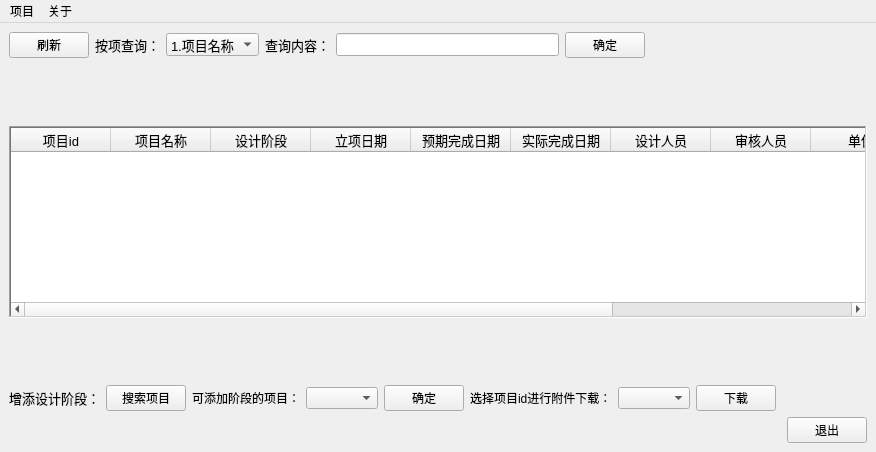
<?xml version="1.0" encoding="UTF-8"?>
<ui version="4.0">
 <class>MainWindow</class>
 <widget class="QMainWindow" name="MainWindow">
  <property name="geometry">
   <rect>
    <x>0</x>
    <y>0</y>
    <width>876</width>
    <height>452</height>
   </rect>
  </property>
  <property name="windowTitle">
   <string>项目管理系统</string>
  </property>
  <widget class="QWidget" name="centralwidget">
   <layout class="QVBoxLayout" name="verticalLayout">
    <item>
     <layout class="QHBoxLayout" name="horizontalLayout_2">
      <item>
       <widget class="QPushButton" name="pushButton_5">
        <property name="text">
         <string>刷新</string>
        </property>
       </widget>
      </item>
      <item>
       <widget class="QLabel" name="label">
        <property name="font">
         <font>
          <pointsize>10</pointsize>
         </font>
        </property>
        <property name="text">
         <string>按项查询：</string>
        </property>
        <property name="alignment">
         <set>Qt::AlignCenter</set>
        </property>
        <property name="buddy">
         <cstring>comboBox</cstring>
        </property>
       </widget>
      </item>
      <item>
       <widget class="QComboBox" name="comboBox">
        <property name="font">
         <font>
          <pointsize>10</pointsize>
         </font>
        </property>
        <property name="layoutDirection">
         <enum>Qt::LeftToRight</enum>
        </property>
        <item>
         <property name="text">
          <string>1.项目名称</string>
         </property>
        </item>
        <item>
         <property name="text">
          <string>2.设计阶段</string>
         </property>
        </item>
        <item>
         <property name="text">
          <string>3.设计人员</string>
         </property>
        </item>
        <item>
         <property name="text">
          <string>4.审核人员</string>
         </property>
        </item>
        <item>
         <property name="text">
          <string>5.超期项目</string>
         </property>
        </item>
        <item>
         <property name="text">
          <string>6.单位</string>
         </property>
        </item>
        <item>
         <property name="text">
          <string>7.地点</string>
         </property>
        </item>
       </widget>
      </item>
      <item>
       <widget class="QLabel" name="label_2">
        <property name="font">
         <font>
          <pointsize>10</pointsize>
         </font>
        </property>
        <property name="text">
         <string>查询内容：</string>
        </property>
        <property name="alignment">
         <set>Qt::AlignCenter</set>
        </property>
       </widget>
      </item>
      <item>
       <widget class="QLineEdit" name="lineEdit">
        <property name="font">
         <font>
          <pointsize>10</pointsize>
         </font>
        </property>
        <property name="alignment">
         <set>Qt::AlignCenter</set>
        </property>
       </widget>
      </item>
      <item>
       <widget class="QPushButton" name="pushButton_4">
        <property name="text">
         <string>确定</string>
        </property>
       </widget>
      </item>
      <item>
       <spacer name="horizontalSpacer">
        <property name="orientation">
         <enum>Qt::Horizontal</enum>
        </property>
        <property name="sizeHint" stdset="0">
         <size>
          <width>40</width>
          <height>20</height>
         </size>
        </property>
       </spacer>
      </item>
     </layout>
    </item>
    <item>
     <spacer name="verticalSpacer_2">
      <property name="orientation">
       <enum>Qt::Vertical</enum>
      </property>
      <property name="sizeHint" stdset="0">
       <size>
        <width>20</width>
        <height>33</height>
       </size>
      </property>
     </spacer>
    </item>
    <item>
     <widget class="QTreeWidget" name="treeWidget">
      <property name="font">
       <font>
        <pointsize>10</pointsize>
       </font>
      </property>
      <property name="mouseTracking">
       <bool>false</bool>
      </property>
      <property name="tabletTracking">
       <bool>false</bool>
      </property>
      <property name="layoutDirection">
       <enum>Qt::LeftToRight</enum>
      </property>
      <property name="autoFillBackground">
       <bool>false</bool>
      </property>
      <property name="inputMethodHints">
       <set>Qt::ImhNone</set>
      </property>
      <property name="frameShape">
       <enum>QFrame::WinPanel</enum>
      </property>
      <property name="frameShadow">
       <enum>QFrame::Sunken</enum>
      </property>
      <property name="sizeAdjustPolicy">
       <enum>QAbstractScrollArea::AdjustIgnored</enum>
      </property>
      <column>
       <property name="text">
        <string>项目id</string>
       </property>
       <property name="textAlignment">
        <set>AlignCenter</set>
       </property>
      </column>
      <column>
       <property name="text">
        <string>项目名称</string>
       </property>
       <property name="textAlignment">
        <set>AlignCenter</set>
       </property>
      </column>
      <column>
       <property name="text">
        <string>设计阶段</string>
       </property>
       <property name="textAlignment">
        <set>AlignCenter</set>
       </property>
      </column>
      <column>
       <property name="text">
        <string>立项日期</string>
       </property>
       <property name="textAlignment">
        <set>AlignCenter</set>
       </property>
      </column>
      <column>
       <property name="text">
        <string>预期完成日期</string>
       </property>
       <property name="textAlignment">
        <set>AlignCenter</set>
       </property>
      </column>
      <column>
       <property name="text">
        <string>实际完成日期</string>
       </property>
       <property name="textAlignment">
        <set>AlignCenter</set>
       </property>
      </column>
      <column>
       <property name="text">
        <string>设计人员</string>
       </property>
       <property name="textAlignment">
        <set>AlignCenter</set>
       </property>
      </column>
      <column>
       <property name="text">
        <string>审核人员</string>
       </property>
       <property name="textAlignment">
        <set>AlignCenter</set>
       </property>
      </column>
      <column>
       <property name="text">
        <string>单位</string>
       </property>
       <property name="textAlignment">
        <set>AlignCenter</set>
       </property>
      </column>
      <column>
       <property name="text">
        <string>电话</string>
       </property>
       <property name="textAlignment">
        <set>AlignCenter</set>
       </property>
      </column>
      <column>
       <property name="text">
        <string>地点</string>
       </property>
       <property name="textAlignment">
        <set>AlignCenter</set>
       </property>
      </column>
      <column>
       <property name="text">
        <string>工程概况</string>
       </property>
       <property name="textAlignment">
        <set>AlignCenter</set>
       </property>
      </column>
     </widget>
    </item>
    <item>
     <spacer name="verticalSpacer">
      <property name="orientation">
       <enum>Qt::Vertical</enum>
      </property>
      <property name="sizeHint" stdset="0">
       <size>
        <width>20</width>
        <height>50</height>
       </size>
      </property>
     </spacer>
    </item>
    <item>
     <layout class="QHBoxLayout" name="horizontalLayout">
      <item>
       <widget class="QLabel" name="label_3">
        <property name="font">
         <font>
          <pointsize>10</pointsize>
         </font>
        </property>
        <property name="text">
         <string>增添设计阶段：</string>
        </property>
        <property name="alignment">
         <set>Qt::AlignCenter</set>
        </property>
       </widget>
      </item>
      <item>
       <widget class="QPushButton" name="pushButton_3">
        <property name="text">
         <string>搜索项目</string>
        </property>
        <property name="checkable">
         <bool>false</bool>
        </property>
       </widget>
      </item>
      <item>
       <widget class="QLabel" name="label_4">
        <property name="text">
         <string>可添加阶段的项目：</string>
        </property>
       </widget>
      </item>
      <item>
       <widget class="QComboBox" name="comboBox_2">
        <property name="editable">
         <bool>false</bool>
        </property>
       </widget>
      </item>
      <item>
       <widget class="QPushButton" name="pushButton">
        <property name="text">
         <string>确定</string>
        </property>
       </widget>
      </item>
      <item>
       <widget class="QLabel" name="label_5">
        <property name="text">
         <string>选择项目id进行附件下载：</string>
        </property>
       </widget>
      </item>
      <item>
       <widget class="QComboBox" name="comboBox_3"/>
      </item>
      <item>
       <widget class="QPushButton" name="pushButton_6">
        <property name="text">
         <string>下载</string>
        </property>
       </widget>
      </item>
      <item>
       <spacer name="horizontalSpacer_2">
        <property name="orientation">
         <enum>Qt::Horizontal</enum>
        </property>
        <property name="sizeHint" stdset="0">
         <size>
          <width>40</width>
          <height>20</height>
         </size>
        </property>
       </spacer>
      </item>
     </layout>
    </item>
    <item>
     <layout class="QHBoxLayout" name="horizontalLayout_3">
      <item>
       <spacer name="horizontalSpacer_3">
        <property name="orientation">
         <enum>Qt::Horizontal</enum>
        </property>
        <property name="sizeHint" stdset="0">
         <size>
          <width>40</width>
          <height>20</height>
         </size>
        </property>
       </spacer>
      </item>
      <item>
       <widget class="QPushButton" name="pushButton_2">
        <property name="text">
         <string>退出</string>
        </property>
       </widget>
      </item>
     </layout>
    </item>
   </layout>
  </widget>
  <widget class="QMenuBar" name="menubar">
   <property name="geometry">
    <rect>
     <x>0</x>
     <y>0</y>
     <width>876</width>
     <height>23</height>
    </rect>
   </property>
   <widget class="QMenu" name="menu">
    <property name="title">
     <string>项目</string>
    </property>
    <addaction name="actionnew"/>
   </widget>
   <widget class="QMenu" name="menu_5">
    <property name="title">
     <string>关于</string>
    </property>
    <addaction name="actionb"/>
   </widget>
   <addaction name="menu"/>
   <addaction name="menu_5"/>
  </widget>
  <action name="actionnew">
   <property name="checkable">
    <bool>true</bool>
   </property>
   <property name="checked">
    <bool>false</bool>
   </property>
   <property name="text">
    <string>新建</string>
   </property>
  </action>
  <action name="actionb">
   <property name="checkable">
    <bool>true</bool>
   </property>
   <property name="checked">
    <bool>false</bool>
   </property>
   <property name="text">
    <string>帮助</string>
   </property>
  </action>
 </widget>
 <tabstops>
  <tabstop>lineEdit</tabstop>
  <tabstop>comboBox</tabstop>
  <tabstop>pushButton_3</tabstop>
  <tabstop>comboBox_2</tabstop>
  <tabstop>pushButton</tabstop>
  <tabstop>pushButton_2</tabstop>
  <tabstop>pushButton_4</tabstop>
 </tabstops>
 <resources/>
 <connections>
  <connection>
   <sender>pushButton_2</sender>
   <signal>clicked()</signal>
   <receiver>MainWindow</receiver>
   <slot>close()</slot>
   <hints>
    <hint type="sourcelabel">
     <x>872</x>
     <y>415</y>
    </hint>
    <hint type="destinationlabel">
     <x>731</x>
     <y>396</y>
    </hint>
   </hints>
  </connection>
 </connections>
</ui>
